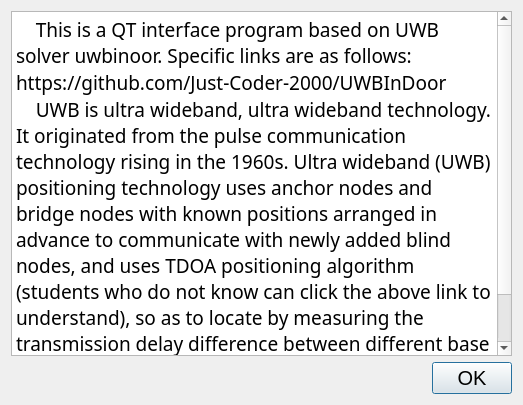
<?xml version="1.0" encoding="UTF-8"?>
<ui version="4.0">
 <class>Helper</class>
 <widget class="QDialog" name="Helper">
  <property name="geometry">
   <rect>
    <x>0</x>
    <y>0</y>
    <width>523</width>
    <height>405</height>
   </rect>
  </property>
  <property name="font">
   <font>
    <pointsize>15</pointsize>
   </font>
  </property>
  <property name="windowTitle">
   <string>Dialog</string>
  </property>
  <layout class="QGridLayout" name="gridLayout">
   <item row="1" column="1">
    <widget class="QPushButton" name="btn_ok">
     <property name="text">
      <string>OK</string>
     </property>
    </widget>
   </item>
   <item row="0" column="0" colspan="2">
    <widget class="QTextEdit" name="textEdit">
     <property name="font">
      <font>
       <family>Ubuntu Mono</family>
       <pointsize>15</pointsize>
      </font>
     </property>
     <property name="html">
      <string>&lt;!DOCTYPE HTML PUBLIC &quot;-//W3C//DTD HTML 4.0//EN&quot; &quot;http://www.w3.org/TR/REC-html40/strict.dtd&quot;&gt;
&lt;html&gt;&lt;head&gt;&lt;meta name=&quot;qrichtext&quot; content=&quot;1&quot; /&gt;&lt;style type=&quot;text/css&quot;&gt;
p, li { white-space: pre-wrap; }
&lt;/style&gt;&lt;/head&gt;&lt;body style=&quot; font-family:'Ubuntu Mono'; font-size:15pt; font-weight:400; font-style:normal;&quot;&gt;
&lt;p style=&quot; margin-top:0px; margin-bottom:0px; margin-left:0px; margin-right:0px; -qt-block-indent:0; text-indent:0px;&quot;&gt;&lt;span style=&quot; font-size:14pt;&quot;&gt;    This is a QT interface program based on UWB solver uwbinoor. Specific links are as follows:&lt;/span&gt;&lt;/p&gt;
&lt;p style=&quot; margin-top:0px; margin-bottom:0px; margin-left:0px; margin-right:0px; -qt-block-indent:0; text-indent:0px;&quot;&gt;&lt;span style=&quot; font-size:14pt;&quot;&gt;https://github.com/Just-Coder-2000/UWBInDoor&lt;/span&gt;&lt;/p&gt;
&lt;p style=&quot; margin-top:0px; margin-bottom:0px; margin-left:0px; margin-right:0px; -qt-block-indent:0; text-indent:0px;&quot;&gt;&lt;span style=&quot; font-size:14pt;&quot;&gt;    UWB is ultra wideband, ultra wideband technology. It originated from the pulse communication technology rising in the 1960s. Ultra wideband (UWB) positioning technology uses anchor nodes and bridge nodes with known positions arranged in advance to communicate with newly added blind nodes, and uses TDOA positioning algorithm (students who do not know can click the above link to understand), so as to locate by measuring the transmission delay difference between different base stations and mobile terminals.  &lt;/span&gt;&lt;/p&gt;
&lt;p style=&quot; margin-top:0px; margin-bottom:0px; margin-left:0px; margin-right:0px; -qt-block-indent:0; text-indent:0px;&quot;&gt;&lt;span style=&quot; font-size:14pt;&quot;&gt;    You can use it easily. Explore for yourself!&lt;/span&gt;&lt;/p&gt;&lt;/body&gt;&lt;/html&gt;</string>
     </property>
    </widget>
   </item>
   <item row="1" column="0">
    <spacer name="horizontalSpacer">
     <property name="orientation">
      <enum>Qt::Horizontal</enum>
     </property>
     <property name="sizeHint" stdset="0">
      <size>
       <width>40</width>
       <height>20</height>
      </size>
     </property>
    </spacer>
   </item>
  </layout>
 </widget>
 <resources/>
 <connections/>
</ui>
